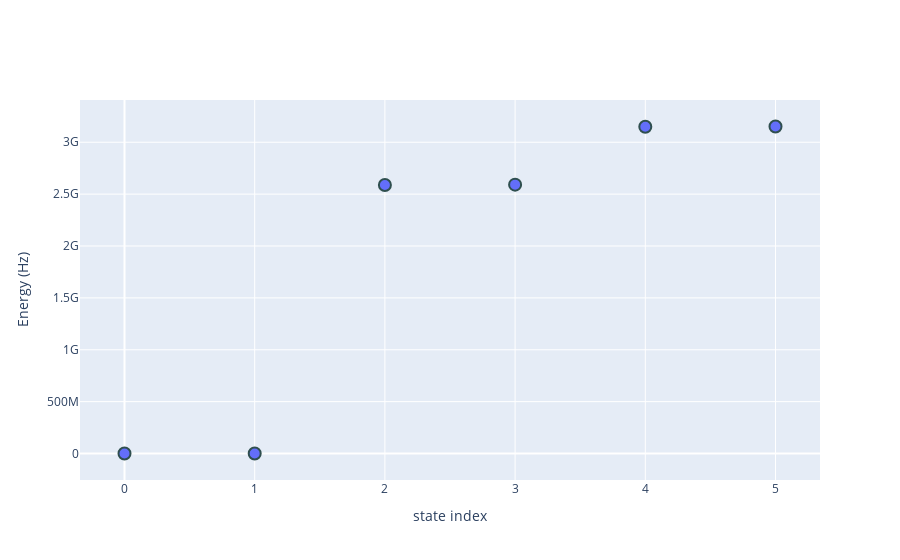

Notebook cell for this chart:
### Code cell
state_probs_text = [nvmodels.utilities.two_qutrit_state_to_text(s, decimals=5) for s in eigenstates]
nvmodels.plotting.plot_eigenspectrum_plotly(eigenvalues, state_probs_text, ylabel = "Energy (Hz)")

### Figure 1 — Plotly figure (JSON) as saved in the notebook; plotly's stock layout.template omitted (floating-point values rounded to 4 significant figures)
{"data": [{"hovertext": ["0.001|1,0> + 1.000|1,-1>", "1.000|0,1> + 0.001|0,0>", "0.001|0,1> + 1.000|0,0>", "1.000|0,-1>", "1.000|1,0> + 0.001|1,-1>", "1.000|1,1>"], "line": {"width": 0}, "marker": {"line": {"color": "DarkSlateGrey", "width": 2}, "size": 12}, "mode": "markers", "type": "scatter", "y": [0, 30310.0, 2588000000.0, 2591000000.0, 3149000000.0, 3152000000.0]}], "layout": {"xaxis": {"title": {"text": "state index"}}, "yaxis": {"tickformat": "s", "title": {"text": "Energy (Hz)"}}}}
